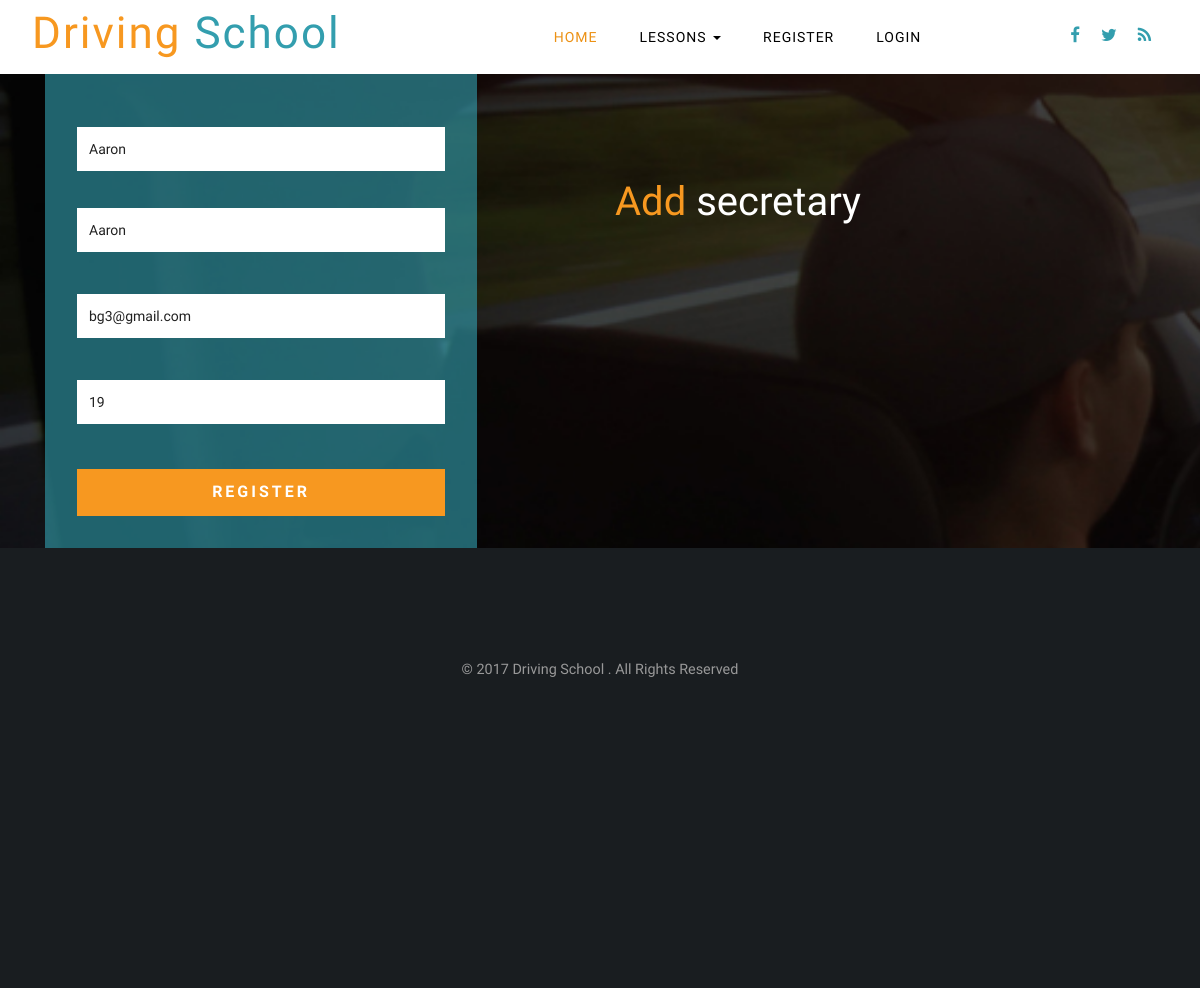
Page /update-instructor/0761c2ae1d0c4728b8b3654a61038c4a on the earlier database version.
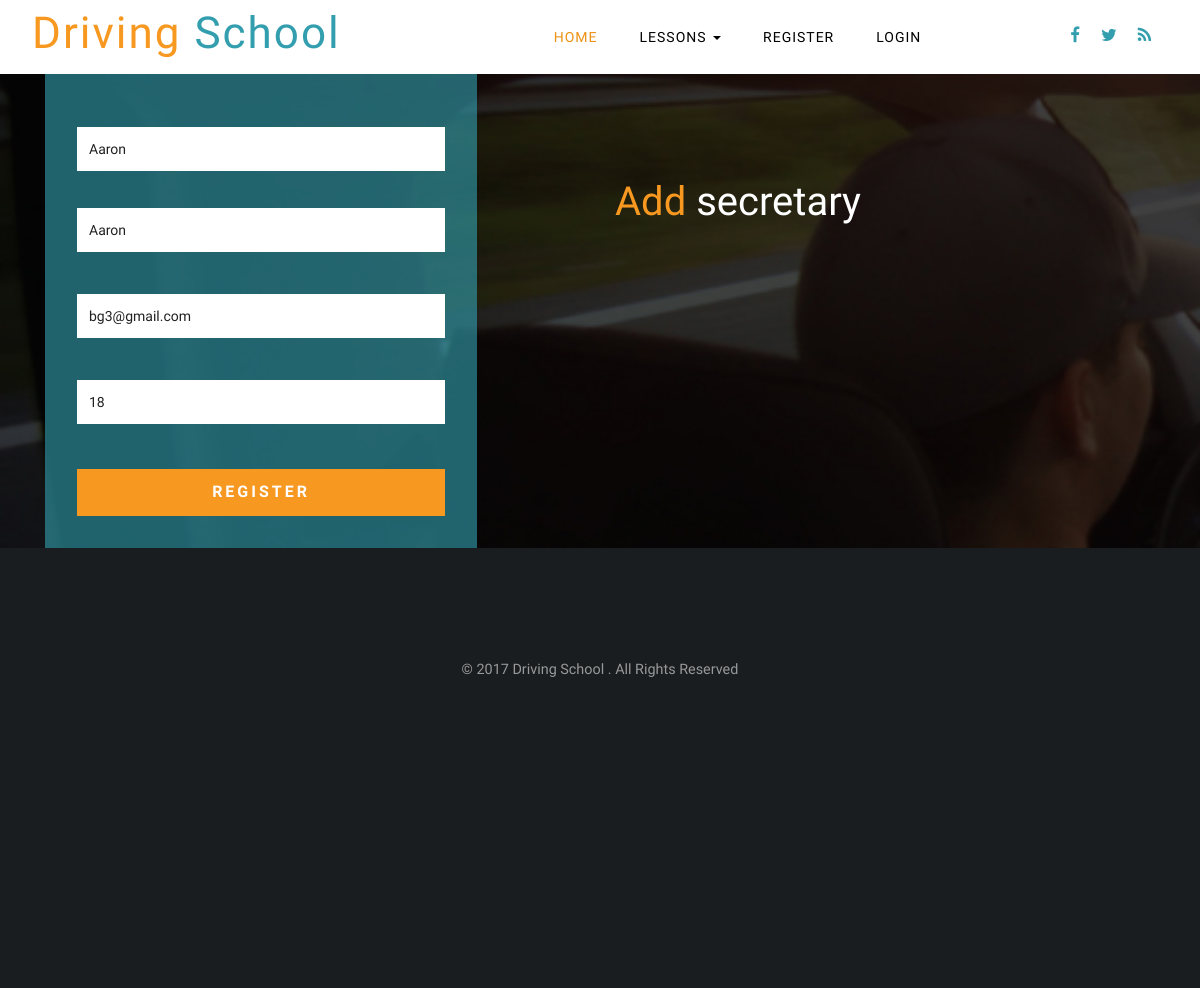
Same page on the later database version.
### polls/models.py (models this page shows)
class UserModel(AbstractUser):
    id = models.UUIDField(primary_key=True, default=uuid.uuid4, editable=False)
    username = models.CharField(max_length=500, default=None, unique=True)
    first_name = models.CharField(max_length=500, default=None)
    last_name = models.CharField(max_length=500, default=None)
    email = models.EmailField(max_length=500, default=None)
    password = models.CharField(max_length=500, default=None)
    is_active = models.BooleanField(default=True)
    forfait_hour = models.IntegerField(default=20, blank=False)
    taken_hour = models.IntegerField(default=0, blank=False)
    images = models.CharField(max_length=500, default=None)
    get_students = models.ManyToManyField("self", blank=True)

### polls/views/administration.py (the view)
# urls.py: path('update-instructor/<id>', administration.update_instructor, name="update-instructor"),
def update_instructor(request, id):
    is_secratery = request.user.groups.filter(name='secretary').exists()
    is_administrator  = request.user.groups.filter(name='administrator').exists()
    update_form = None
    try:
        get_user = UserModel.objects.get(id=id)
    except:
        messages.success(request, 'User not found')
        return redirect('/admin-panel')
    if is_administrator or is_secratery:
        if request.POST:
            update_form = UpdateForm(request.POST, get_user=get_user)
            if update_form.is_valid():
                data = request.POST.copy()
                get_user.first_name = data.get('first_name')
                get_user.last_name = data.get('last_name')
                get_user.email = data.get('email')
                get_user.save()
                messages.success(request, 'This user as been successfully updated')
                return redirect('/admin-panel')
    else:
        redirect('/')
    context = {
        'form': update_form,
        'subject': 'secretary',
        'subject_user': get_user,
        'description': ''
    }
    return render(request, 'admin-panel/update-user.html', context)

### polls/templatetags/auth_extras.py (called while the page is built)
@register.filter(name='has_group')
def has_group(user, group_name):
    return user.groups.filter(name=group_name).exists()

### polls/templates/admin-panel/update-user.html (shortened to what this page needs)
{% extends "../index.html" %}
{% load staticfiles %}
{% static "" as  BaseUrl %}
{% load auth_extras %}
{% block content %}
<body>
    <div class="register">
        <div class="container">
            <div class="col-md-6 w3layouts_register_right">
                <form action="" method="post" id="form-register">
                    <input name="first_name" placeholder="First Name" type="text" style="margin-bottom: 1rem" value="{{subject_user.first_name}}" required="">
                    <input name="last_name" placeholder="Last Name" type="text" value="{{subject_user.last_name}}" required="">
                    <input name="email" placeholder="Email" type="email" value="{{subject_user.email}}" required="">
                    {% if subject_user|has_group:'student' %}
                        <input name="forfait_hour" placeholder="Forfait" type="text" value="{{subject_user.forfait_hour}}" required="">
                    {% endif %}
                    <input type="submit" value="Register">
                </form>
            </div>
            <div class="col-md-6 w3layouts_register_left">
                <h3><span>Add </span> {{ subject }}</h3>
            </div>
            <div class="clearfix"> </div>
        </div>
    </div>
{% endblock %}

Differences in the rows shown:
changed UserModel "Aaron": forfait_hour "19" → "18"
